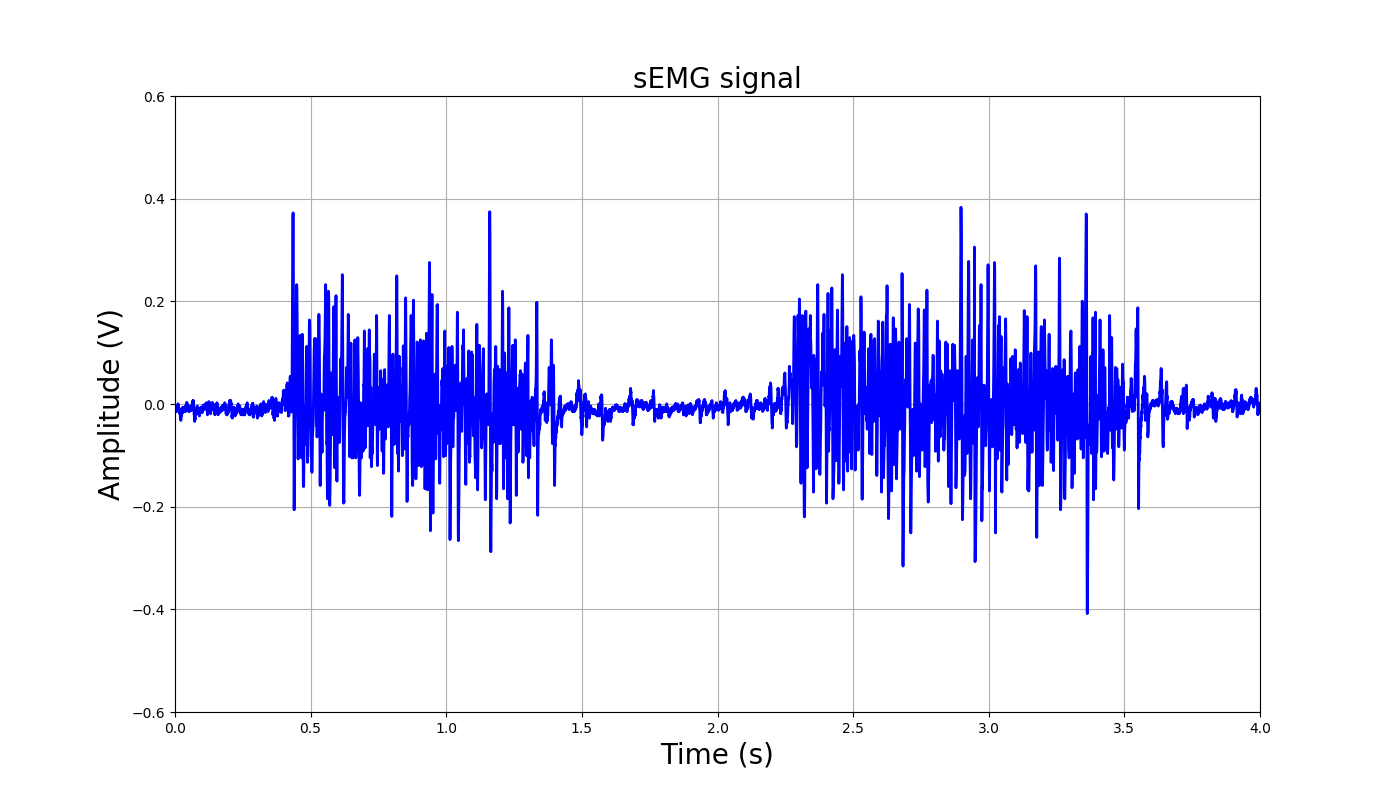

The Python source for this figure:
"""
Plots and saves a PNG file for the file passed as argument.
Usage: python plot.py --options
Options:
--save to save
--nomean to remove mean
--noshow  not to show the plot
"""

from sys import argv

import matplotlib.pyplot as plt
import numpy as np


def plot(filepath, *args):
    """
    This method plots a stream of two dimensional 
    points (x,y) and saves it as a PNG file if requested.
    """

    data = np.loadtxt(filepath)
    t = data[:, 0]
    y = data[:, 1]

    if '--nomean' in args:
        y = y - y.mean()

    plt.figure(figsize=(18, 9))
    plt.ylim([-0.6, 0.6])  # to get it just like the previous
    #plt.ylim([y.min(), y.max()])
    plt.xlim([0., 4.])
    plt.plot(t, y,c="b", linewidth=1)
    #plt.rc('font', size=24)
    #plt.rc('axes', titlesize=24)

    plt.title("sEMG signal", size=20)
    plt.xlabel("Time (s)", size=20)
    plt.ylabel("Amplitude (V)", size=20)
    plt.grid()

    if '--save' in args:
        plt.savefig(filepath.split('.')[0]+'.png')
        print('saved to file!')

    if '--noshow' not in args:
        plt.show()

    plt.close()


if (__name__ == "__main__"):

    try:
        filepath = argv[1]
    except IndexError:
        raise Exception('You must pass a filepath as argument')

    plot(filepath, *argv)
